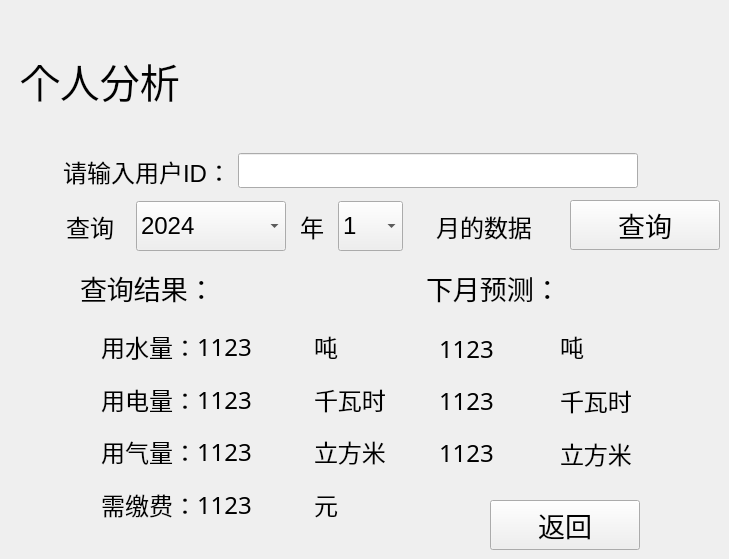
     <widget class="QWidget" name="AnalysisPersonalPage">
      <widget class="QLabel" name="AnalysisPersonalLabel">
       <property name="geometry">
        <rect>
         <x>20</x>
         <y>10</y>
         <width>261</width>
         <height>141</height>
        </rect>
       </property>
       <property name="font">
        <font>
         <pointsize>30</pointsize>
        </font>
       </property>
       <property name="text">
        <string>个人分析</string>
       </property>
      </widget>
      <widget class="QPushButton" name="AnalysisPersonalExitButton">
       <property name="geometry">
        <rect>
         <x>490</x>
         <y>500</y>
         <width>150</width>
         <height>50</height>
        </rect>
       </property>
       <property name="minimumSize">
        <size>
         <width>150</width>
         <height>50</height>
        </size>
       </property>
       <property name="maximumSize">
        <size>
         <width>150</width>
         <height>50</height>
        </size>
       </property>
       <property name="font">
        <font>
         <family>幼圆</family>
         <pointsize>20</pointsize>
        </font>
       </property>
       <property name="text">
        <string>返回</string>
       </property>
      </widget>
      <widget class="QWidget" name="layoutWidget">
       <property name="geometry">
        <rect>
         <x>10</x>
         <y>150</y>
         <width>629</width>
         <height>42</height>
        </rect>
       </property>
       <layout class="QHBoxLayout" name="horizontalLayout_7">
        <item>
         <widget class="QLabel" name="AnalysisPersonalIDLabel">
          <property name="minimumSize">
           <size>
            <width>220</width>
            <height>30</height>
           </size>
          </property>
          <property name="maximumSize">
           <size>
            <width>220</width>
            <height>30</height>
           </size>
          </property>
          <property name="font">
           <font>
            <pointsize>18</pointsize>
           </font>
          </property>
          <property name="text">
           <string>请输入用户ID：</string>
          </property>
          <property name="alignment">
           <set>Qt::AlignmentFlag::AlignRight|Qt::AlignmentFlag::AlignTrailing|Qt::AlignmentFlag::AlignVCenter</set>
          </property>
         </widget>
        </item>
        <item>
         <widget class="QLineEdit" name="AnalysisPersonalIDLineEdit">
          <property name="minimumSize">
           <size>
            <width>400</width>
            <height>35</height>
           </size>
          </property>
          <property name="maximumSize">
           <size>
            <width>400</width>
            <height>35</height>
           </size>
          </property>
          <property name="font">
           <font>
            <pointsize>18</pointsize>
           </font>
          </property>
         </widget>
        </item>
       </layout>
      </widget>
      <widget class="QWidget" name="layoutWidget">
       <property name="geometry">
        <rect>
         <x>50</x>
         <y>200</y>
         <width>509</width>
         <height>52</height>
        </rect>
       </property>
       <layout class="QHBoxLayout" name="horizontalLayout_8">
        <item>
         <widget class="QLabel" name="AnalysisPersonalMonthText1Label">
          <property name="minimumSize">
           <size>
            <width>80</width>
            <height>50</height>
           </size>
          </property>
          <property name="maximumSize">
           <size>
            <width>80</width>
            <height>50</height>
           </size>
          </property>
          <property name="font">
           <font>
            <pointsize>18</pointsize>
           </font>
          </property>
          <property name="text">
           <string>查询</string>
          </property>
          <property name="alignment">
           <set>Qt::AlignmentFlag::AlignCenter</set>
          </property>
         </widget>
        </item>
        <item>
         <widget class="QComboBox" name="AnalysisPersonalMonth1Box">
          <property name="minimumSize">
           <size>
            <width>150</width>
            <height>50</height>
           </size>
          </property>
          <property name="maximumSize">
           <size>
            <width>150</width>
            <height>50</height>
           </size>
          </property>
          <property name="font">
           <font>
            <pointsize>18</pointsize>
           </font>
          </property>
          <item>
           <property name="text">
            <string>2024</string>
           </property>
          </item>
         </widget>
        </item>
        <item>
         <widget class="QLabel" name="AnalysisPersonalMonthText2Label">
          <property name="minimumSize">
           <size>
            <width>40</width>
            <height>50</height>
           </size>
          </property>
          <property name="maximumSize">
           <size>
            <width>40</width>
            <height>50</height>
           </size>
          </property>
          <property name="font">
           <font>
            <pointsize>18</pointsize>
           </font>
          </property>
          <property name="text">
           <string>年</string>
          </property>
          <property name="alignment">
           <set>Qt::AlignmentFlag::AlignCenter</set>
          </property>
         </widget>
        </item>
        <item>
         <widget class="QComboBox" name="AnalysisPersonalMonth2Box">
          <property name="minimumSize">
           <size>
            <width>0</width>
            <height>50</height>
           </size>
          </property>
          <property name="maximumSize">
           <size>
            <width>100</width>
            <height>50</height>
           </size>
          </property>
          <property name="font">
           <font>
            <pointsize>18</pointsize>
           </font>
          </property>
          <item>
           <property name="text">
            <string>1</string>
           </property>
          </item>
          <item>
           <property name="text">
            <string>2</string>
           </property>
          </item>
          <item>
           <property name="text">
            <string>3</string>
           </property>
          </item>
          <item>
           <property name="text">
            <string>4</string>
           </property>
          </item>
          <item>
           <property name="text">
            <string>5</string>
           </property>
          </item>
          <item>
           <property name="text">
            <string>6</string>
           </property>
          </item>
          <item>
           <property name="text">
            <string>7</string>
           </property>
          </item>
          <item>
           <property name="text">
            <string>8</string>
           </property>
          </item>
          <item>
           <property name="text">
            <string>9</string>
           </property>
          </item>
          <item>
           <property name="text">
            <string>10</string>
           </property>
          </item>
          <item>
           <property name="text">
            <string>11</string>
           </property>
          </item>
          <item>
           <property name="text">
            <string>12</string>
           </property>
          </item>
         </widget>
        </item>
        <item>
         <widget class="QLabel" name="AnalysisPersonalMonthText3Label">
          <property name="minimumSize">
           <size>
            <width>150</width>
            <height>50</height>
           </size>
          </property>
          <property name="maximumSize">
           <size>
            <width>150</width>
            <height>50</height>
           </size>
          </property>
          <property name="font">
           <font>
            <pointsize>18</pointsize>
           </font>
          </property>
          <property name="text">
           <string>月的数据</string>
          </property>
          <property name="alignment">
           <set>Qt::AlignmentFlag::AlignCenter</set>
          </property>
         </widget>
        </item>
       </layout>
      </widget>
      <widget class="QPushButton" name="AnalysisPersonalFindButton">
       <property name="geometry">
        <rect>
         <x>570</x>
         <y>200</y>
         <width>150</width>
         <height>50</height>
        </rect>
       </property>
       <property name="minimumSize">
        <size>
         <width>150</width>
         <height>50</height>
        </size>
       </property>
       <property name="maximumSize">
        <size>
         <width>150</width>
         <height>50</height>
        </size>
       </property>
       <property name="font">
        <font>
         <family>幼圆</family>
         <pointsize>20</pointsize>
        </font>
       </property>
       <property name="text">
        <string>查询</string>
       </property>
      </widget>
      <widget class="QWidget" name="layoutWidget">
       <property name="geometry">
        <rect>
         <x>80</x>
         <y>320</y>
         <width>351</width>
         <height>211</height>
        </rect>
       </property>
       <layout class="QHBoxLayout" name="horizontalLayout_10">
        <property name="spacing">
         <number>0</number>
        </property>
        <item>
         <layout class="QVBoxLayout" name="verticalLayout_7">
          <item>
           <widget class="QLabel" name="AnalysisPersonalWaterText1Label">
            <property name="font">
             <font>
              <family>幼圆</family>
              <pointsize>18</pointsize>
             </font>
            </property>
            <property name="text">
             <string>用水量：</string>
            </property>
            <property name="alignment">
             <set>Qt::AlignmentFlag::AlignRight|Qt::AlignmentFlag::AlignTrailing|Qt::AlignmentFlag::AlignVCenter</set>
            </property>
           </widget>
          </item>
          <item>
           <widget class="QLabel" name="AnalysisPersonalElecText1Label">
            <property name="font">
             <font>
              <family>幼圆</family>
              <pointsize>18</pointsize>
             </font>
            </property>
            <property name="text">
             <string>用电量：</string>
            </property>
            <property name="alignment">
             <set>Qt::AlignmentFlag::AlignRight|Qt::AlignmentFlag::AlignTrailing|Qt::AlignmentFlag::AlignVCenter</set>
            </property>
           </widget>
          </item>
          <item>
           <widget class="QLabel" name="AnalysisPersonalGasText1Label">
            <property name="font">
             <font>
              <family>幼圆</family>
              <pointsize>18</pointsize>
             </font>
            </property>
            <property name="text">
             <string>用气量：</string>
            </property>
            <property name="alignment">
             <set>Qt::AlignmentFlag::AlignRight|Qt::AlignmentFlag::AlignTrailing|Qt::AlignmentFlag::AlignVCenter</set>
            </property>
           </widget>
          </item>
          <item>
           <widget class="QLabel" name="AnalysisPersonalMoneyText1Label">
            <property name="font">
             <font>
              <family>幼圆</family>
              <pointsize>18</pointsize>
             </font>
            </property>
            <property name="text">
             <string>需缴费：</string>
            </property>
            <property name="alignment">
             <set>Qt::AlignmentFlag::AlignRight|Qt::AlignmentFlag::AlignTrailing|Qt::AlignmentFlag::AlignVCenter</set>
            </property>
           </widget>
          </item>
         </layout>
        </item>
        <item>
         <layout class="QVBoxLayout" name="verticalLayout_8">
          <item>
           <widget class="QLabel" name="AnalysisPersonalWaterDataLabel">
            <property name="font">
             <font>
              <family>幼圆</family>
              <pointsize>18</pointsize>
             </font>
            </property>
            <property name="text">
             <string>1123</string>
            </property>
            <property name="alignment">
             <set>Qt::AlignmentFlag::AlignLeading|Qt::AlignmentFlag::AlignLeft|Qt::AlignmentFlag::AlignVCenter</set>
            </property>
           </widget>
          </item>
          <item>
           <widget class="QLabel" name="AnalysisPersonalElecDataLabel">
            <property name="font">
             <font>
              <family>幼圆</family>
              <pointsize>18</pointsize>
             </font>
            </property>
            <property name="text">
             <string>1123</string>
            </property>
            <property name="alignment">
             <set>Qt::AlignmentFlag::AlignLeading|Qt::AlignmentFlag::AlignLeft|Qt::AlignmentFlag::AlignVCenter</set>
            </property>
           </widget>
          </item>
          <item>
           <widget class="QLabel" name="AnalysisPersonalGasDataLabel">
            <property name="font">
             <font>
              <family>幼圆</family>
              <pointsize>18</pointsize>
             </font>
            </property>
            <property name="text">
             <string>1123</string>
            </property>
            <property name="alignment">
             <set>Qt::AlignmentFlag::AlignLeading|Qt::AlignmentFlag::AlignLeft|Qt::AlignmentFlag::AlignVCenter</set>
            </property>
           </widget>
          </item>
          <item>
           <widget class="QLabel" name="AnalysisPersonalMoneyDataLabel">
            <property name="font">
             <font>
              <family>幼圆</family>
              <pointsize>18</pointsize>
             </font>
            </property>
            <property name="text">
             <string>1123</string>
            </property>
            <property name="alignment">
             <set>Qt::AlignmentFlag::AlignLeading|Qt::AlignmentFlag::AlignLeft|Qt::AlignmentFlag::AlignVCenter</set>
            </property>
           </widget>
          </item>
         </layout>
        </item>
        <item>
         <layout class="QVBoxLayout" name="verticalLayout_9">
          <item>
           <widget class="QLabel" name="AnalysisPersonalWaterText2Label">
            <property name="font">
             <font>
              <family>幼圆</family>
              <pointsize>18</pointsize>
             </font>
            </property>
            <property name="text">
             <string>吨</string>
            </property>
           </widget>
          </item>
          <item>
           <widget class="QLabel" name="AnalysisPersonalElecText2Label">
            <property name="font">
             <font>
              <family>幼圆</family>
              <pointsize>18</pointsize>
             </font>
            </property>
            <property name="text">
             <string>千瓦时</string>
            </property>
           </widget>
          </item>
          <item>
           <widget class="QLabel" name="AnalysisPersonalGasText2Label">
            <property name="font">
             <font>
              <family>幼圆</family>
              <pointsize>18</pointsize>
             </font>
            </property>
            <property name="text">
             <string>立方米</string>
            </property>
           </widget>
          </item>
          <item>
           <widget class="QLabel" name="AnalysisPersonalMoneyText2Label">
            <property name="font">
             <font>
              <family>幼圆</family>
              <pointsize>18</pointsize>
             </font>
            </property>
            <property name="text">
             <string>元</string>
            </property>
           </widget>
          </item>
         </layout>
        </item>
       </layout>
      </widget>
      <widget class="QWidget" name="layoutWidget">
       <property name="geometry">
        <rect>
         <x>80</x>
         <y>270</y>
         <width>532</width>
         <height>35</height>
        </rect>
       </property>
       <layout class="QHBoxLayout" name="horizontalLayout_17">
        <property name="spacing">
         <number>160</number>
        </property>
        <item>
         <widget class="QLabel" name="AnalysisPersonalResultTextLabel">
          <property name="font">
           <font>
            <family>幼圆</family>
            <pointsize>20</pointsize>
           </font>
          </property>
          <property name="text">
           <string>查询结果：</string>
          </property>
         </widget>
        </item>
        <item>
         <widget class="QLabel" name="AnalysisPersonalPredictTextLabel">
          <property name="font">
           <font>
            <family>幼圆</family>
            <pointsize>20</pointsize>
           </font>
          </property>
          <property name="text">
           <string>下月预测：</string>
          </property>
         </widget>
        </item>
       </layout>
      </widget>
      <widget class="QWidget" name="layoutWidget">
       <property name="geometry">
        <rect>
         <x>430</x>
         <y>320</y>
         <width>251</width>
         <height>161</height>
        </rect>
       </property>
       <layout class="QHBoxLayout" name="horizontalLayout_18">
        <property name="spacing">
         <number>0</number>
        </property>
        <item>
         <layout class="QVBoxLayout" name="verticalLayout_10">
          <item>
           <widget class="QLabel" name="AnalysisPersonalPredictWaterDataLabel">
            <property name="minimumSize">
             <size>
              <width>112</width>
              <height>47</height>
             </size>
            </property>
            <property name="maximumSize">
             <size>
              <width>112</width>
              <height>47</height>
             </size>
            </property>
            <property name="font">
             <font>
              <family>幼圆</family>
              <pointsize>18</pointsize>
             </font>
            </property>
            <property name="text">
             <string>1123</string>
            </property>
            <property name="alignment">
             <set>Qt::AlignmentFlag::AlignLeading|Qt::AlignmentFlag::AlignLeft|Qt::AlignmentFlag::AlignVCenter</set>
            </property>
           </widget>
          </item>
          <item>
           <widget class="QLabel" name="AnalysisPersonalPredictElecDataLabel">
            <property name="minimumSize">
             <size>
              <width>112</width>
              <height>47</height>
             </size>
            </property>
            <property name="maximumSize">
             <size>
              <width>112</width>
              <height>47</height>
             </size>
            </property>
            <property name="font">
             <font>
              <family>幼圆</family>
              <pointsize>18</pointsize>
             </font>
            </property>
            <property name="text">
             <string>1123</string>
            </property>
            <property name="alignment">
             <set>Qt::AlignmentFlag::AlignLeading|Qt::AlignmentFlag::AlignLeft|Qt::AlignmentFlag::AlignVCenter</set>
            </property>
           </widget>
          </item>
          <item>
           <widget class="QLabel" name="AnalysisPersonalPredictGasDataLabel">
            <property name="minimumSize">
             <size>
              <width>112</width>
              <height>47</height>
             </size>
            </property>
            <property name="maximumSize">
             <size>
              <width>112</width>
              <height>47</height>
             </size>
            </property>
            <property name="font">
             <font>
              <family>幼圆</family>
              <pointsize>18</pointsize>
             </font>
            </property>
            <property name="text">
             <string>1123</string>
            </property>
            <property name="alignment">
             <set>Qt::AlignmentFlag::AlignLeading|Qt::AlignmentFlag::AlignLeft|Qt::AlignmentFlag::AlignVCenter</set>
            </property>
           </widget>
          </item>
         </layout>
        </item>
        <item>
         <layout class="QVBoxLayout" name="verticalLayout_11">
          <item>
           <widget class="QLabel" name="AnalysisPersonalPredictWaterTextLabel">
            <property name="minimumSize">
             <size>
              <width>111</width>
              <height>0</height>
             </size>
            </property>
            <property name="maximumSize">
             <size>
              <width>111</width>
              <height>16777215</height>
             </size>
            </property>
            <property name="font">
             <font>
              <family>幼圆</family>
              <pointsize>18</pointsize>
             </font>
            </property>
            <property name="text">
             <string>吨</string>
            </property>
           </widget>
          </item>
          <item>
           <widget class="QLabel" name="AnalysisPersonalPredictElecTextLabel">
            <property name="minimumSize">
             <size>
              <width>111</width>
              <height>0</height>
             </size>
            </property>
            <property name="maximumSize">
             <size>
              <width>111</width>
              <height>16777215</height>
             </size>
            </property>
            <property name="font">
             <font>
              <family>幼圆</family>
              <pointsize>18</pointsize>
             </font>
            </property>
            <property name="text">
             <string>千瓦时</string>
            </property>
           </widget>
          </item>
          <item>
           <widget class="QLabel" name="AnalysisPersonalPredictGasTextLabel">
            <property name="minimumSize">
             <size>
              <width>111</width>
              <height>0</height>
             </size>
            </property>
            <property name="maximumSize">
             <size>
              <width>111</width>
              <height>16777215</height>
             </size>
            </property>
            <property name="font">
             <font>
              <family>幼圆</family>
              <pointsize>18</pointsize>
             </font>
            </property>
            <property name="text">
             <string>立方米</string>
            </property>
           </widget>
          </item>
         </layout>
        </item>
       </layout>
      </widget>
     </widget>
